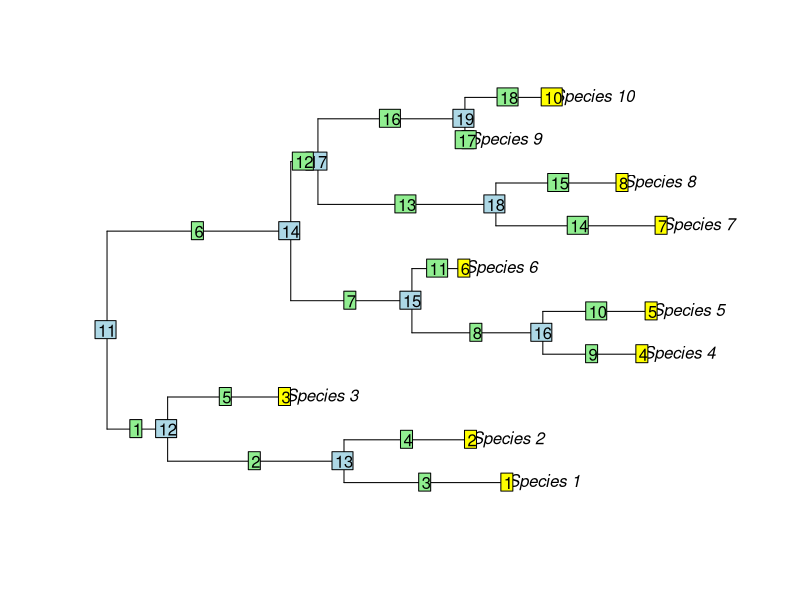
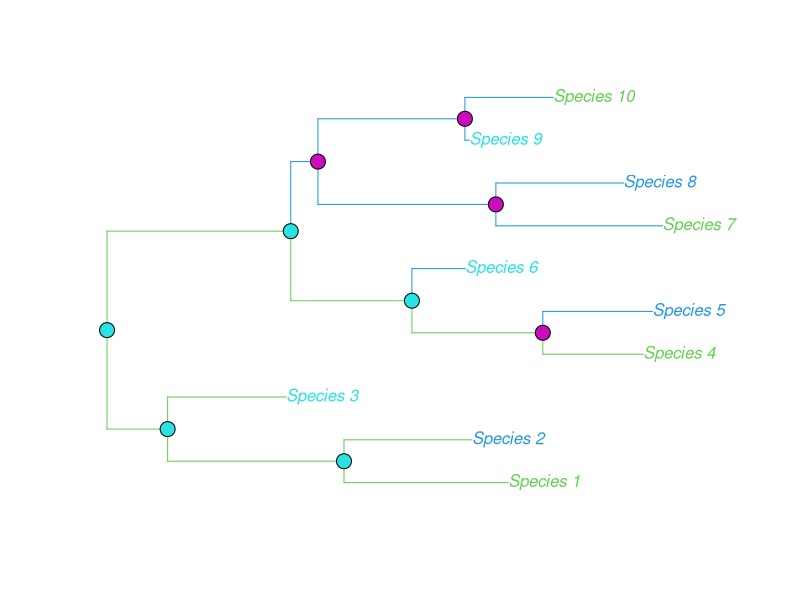
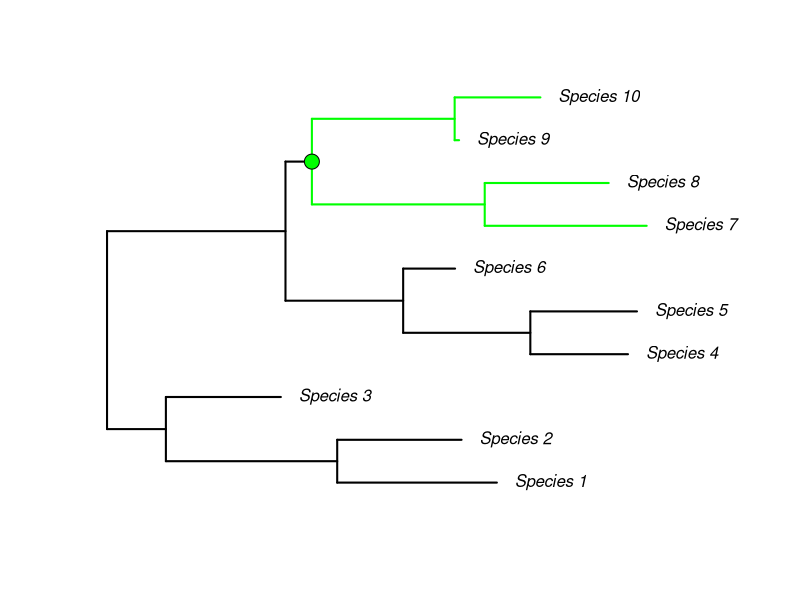

The R script that drew these images, in order:
## ---- chunk 1
library(ape)
set.seed(123)
Tree <- rtree(10)
Tree$tip.label <- paste("Species", 1:10, sep="_")
plot.phylo(Tree)
nodelabels() # blue
tiplabels() # yellow
edgelabels() # green
## ---- chunk 2
# using numbers for colors
node_colors <- rep(5:6, each=5)[1:9] # 9 internal nodes 
edge_colors <- rep(3:4, each=9) # 18 branches
tip_colors <- rep(c(11,12,13), 4)
# plot:
plot.phylo(Tree, edge.color = edge_colors, tip.color = tip_colors) 
nodelabels(pch = 21, bg = node_colors, cex=2)
## ---- chunk 3
node_colors <- rep(NA, 9)
node_colors[7] <- "green"
node_shape <- ifelse(is.na(node_colors), NA, 21)
edge_colors <- rep("black", 18)
edge_colors[13:18] <- "green"
plot(Tree, edge.color = edge_colors, edge.width = 2, label.offset = .1)
nodelabels(pch=node_shape, bg=node_colors, cex=2)
